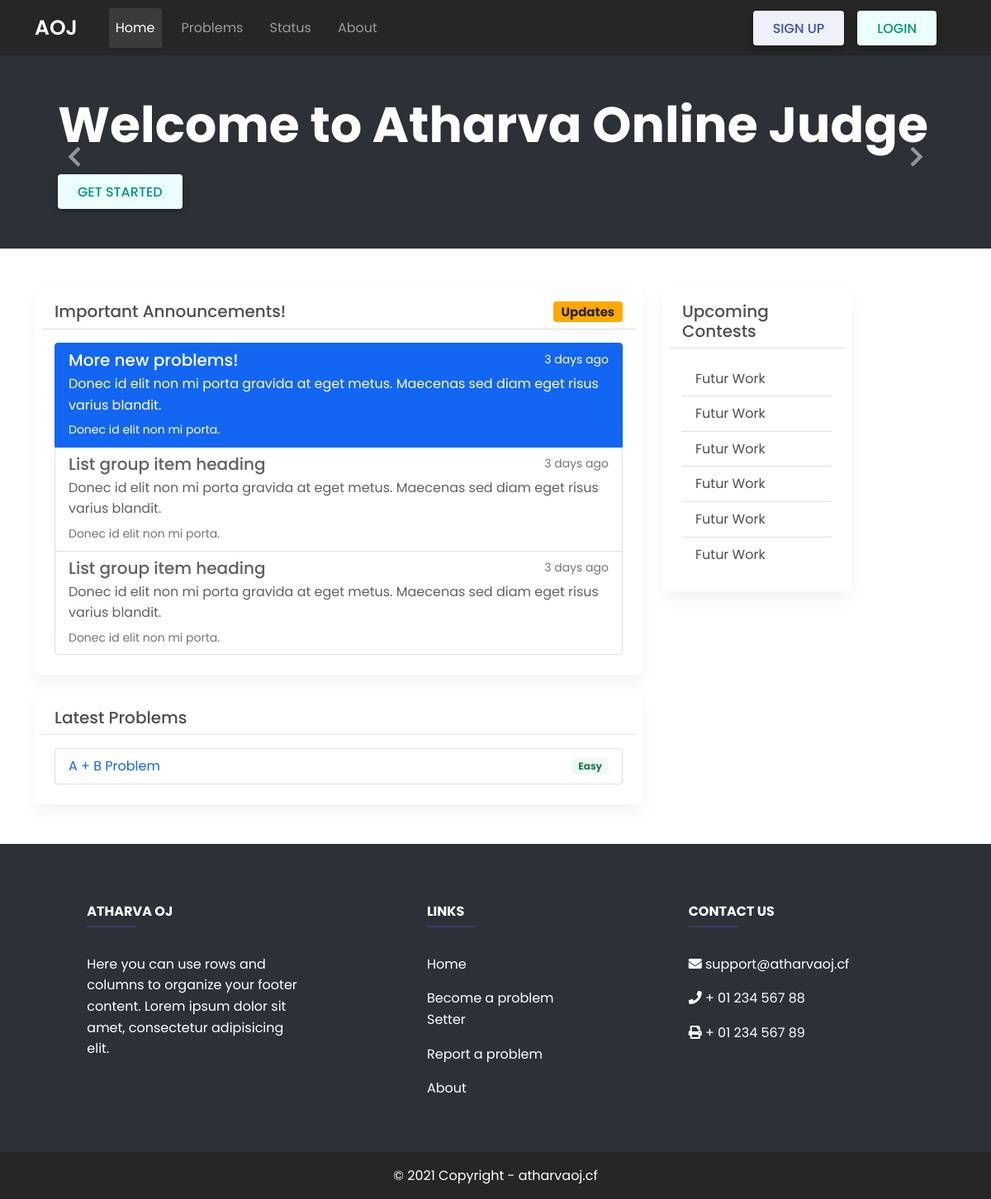
Before: / with the older database file.
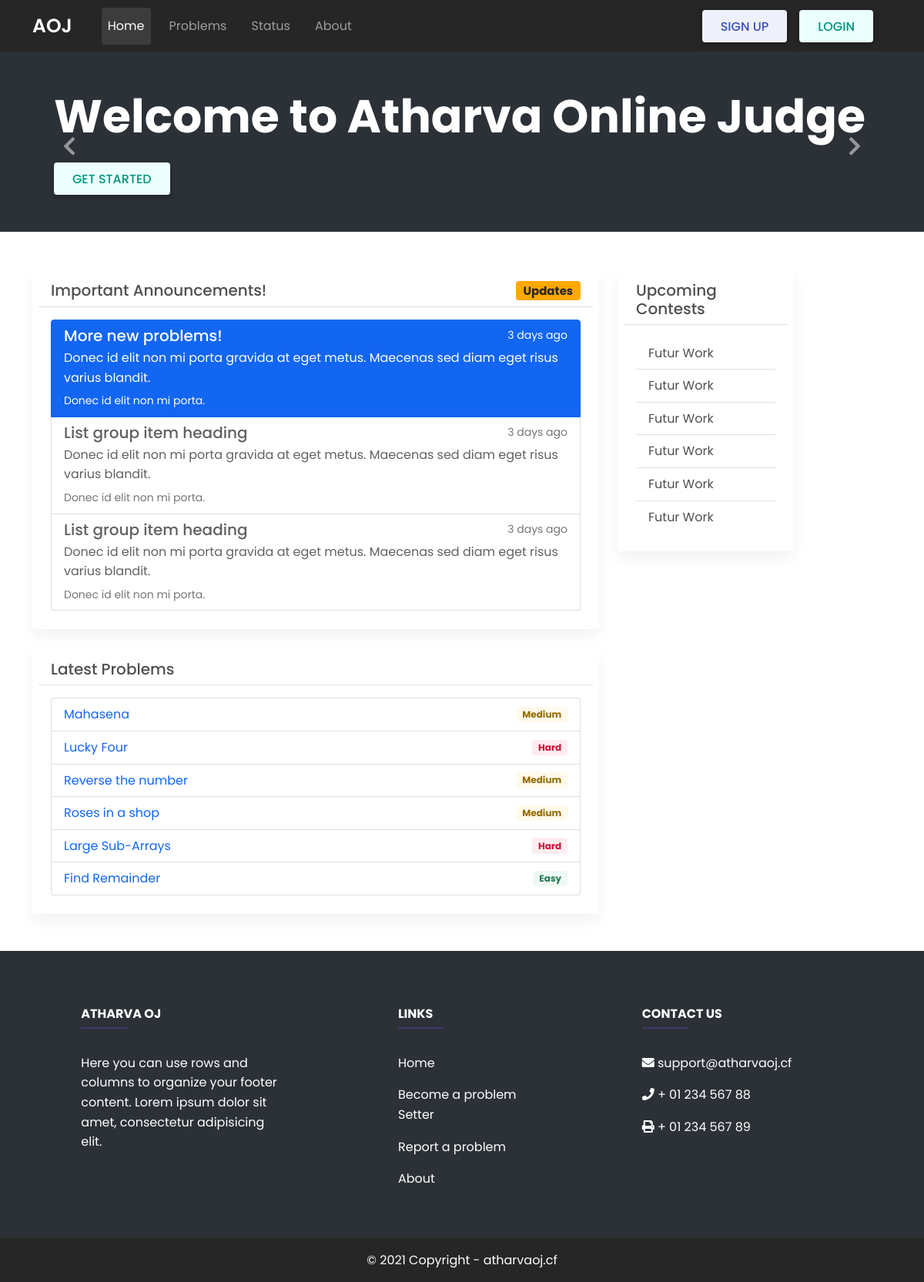
After: the same page with the newer database file.
### judge/models.py (models this page shows, shortened)
class Problems(models.Model):
    title = models.TextField()
    problem_statement = models.TextField()
    input_data = models.TextField()
    output_data = models.TextField()
    test_cases = models.TextField()
    correct_output = models.TextField()
    difficulty = models.IntegerField()
    time_limit = models.IntegerField() #inseconds
    class Meta:
        verbose_name_plural = "Problems"

### judge/views.py (the view)
# urls.py: 2. Add a URL to urlpatterns:  path('', views.home, name='home')
def home(request):
    last5 = Problems.objects.all().order_by('-id')[:6]
    diff = {'1': '<span class="badge bg-success">Easy</span>',
            '2': '<span class="badge bg-warningl">Medium</span>',
            '3': '<span class="badge bg-danger">Hard</span>'
    }
    return render(request, "pages/home.html", {'last5': last5, 'df': diff}, status=200)

### templates/pages/home.html (shortened to what this page needs)
{% extends 'base.html' %}
{% block content %}
{% include 'navbar.html' %}
<div id="carouselExampleControls" class="carousel slide" data-mdb-ride="carousel">
  <div class="carousel-inner">
    <div class="carousel-item active">
      <section class="hero">
        <div class="hero-inner">
        <h1>
        <span class="hero-tagline"> <strong> Welcome to Atharva Online Judge </strong></span>
        </h1>
        <div class="indexbtns">
          <a class="btn is-primary" href="/problems">Get Started</a>
        </div>
        </div>
        </section>
    </div>
  </div>
  <button
    class="carousel-control-prev"
    type="button"
    data-mdb-target="#carouselExampleControls"
    data-mdb-slide="prev"
  >
    <span class="carousel-control-prev-icon" aria-hidden="true"></span>
  </button>
  <button
    class="carousel-control-next"
    type="button"
    data-mdb-target="#carouselExampleControls"
    data-mdb-slide="next"
  >
    <span class="carousel-control-next-icon" aria-hidden="true"></span>
  </button>
</div>
<section class="container mt-5">
<div class="row">
  <div class="col-md-8">
  <div class="card w-100 p-2 mb-4">
  <h5 class="card-header d-flex justify-content-between align-items-center">Important Announcements! <span class="badge bg-warning text-dark">Updates</span></h5>
  <div class="card-body">
     <div class="list-group">
  <a href="#" class="list-group-item list-group-item-action active" aria-current="true">
    <div class="d-flex w-100 justify-content-between">
      <h5 class="mb-1">More new problems!</h5>
      <small>3 days ago</small>
    </div>
    <p class="mb-1">
      Donec id elit non mi porta gravida at eget metus. Maecenas sed diam eget risus
      varius blandit.
    </p>
    <small>Donec id elit non mi porta.</small>
  </a>
  <a href="#" class="list-group-item list-group-item-action">
    <div class="d-flex w-100 justify-content-between">
      <h5 class="mb-1">List group item heading</h5>
      <small class="text-muted">3 days ago</small>
    </div>
    <p class="mb-1">
      Donec id elit non mi porta gravida at eget metus. Maecenas sed diam eget risus
      varius blandit.
    </p>
    <small class="text-muted">Donec id elit non mi porta.</small>
  </a>
  <a href="#" class="list-group-item list-group-item-action">
    <div class="d-flex w-100 justify-content-between">
      <h5 class="mb-1">List group item heading</h5>
      <small class="text-muted">3 days ago</small>
    </div>
    <p class="mb-1">
      Donec id elit non mi porta gravida at eget metus. Maecenas sed diam eget risus
      varius blandit.
    </p>
    <small class="text-muted">Donec id elit non mi porta.</small>
  </a>
</div>
  </div>
</div>
  <div class="card w-100 p-2 mb-4">
  <h5 class="card-header">Latest Problems</h5>
  <div class="card-body">
    <ul class="list-group">
     {% autoescape off %}
      {% for i in last5  %}
      <li class="list-group-item d-flex justify-content-between align-items-center"><a href="/problems/{{i.id}}">{{i.title}}</a>
      {% if i.difficulty is 1 %} {{df.1}}{% endif %}
      {% if i.difficulty is 2 %} {{df.2}}{% endif %}
      {% if i.difficulty is 3 %} {{df.3}}{% endif %}
      </li>
      {% endfor %}
      {% endautoescape %}
    </ul>
  </div>
</div>
</div>
  <div class="col-md-4"><div class="row">
  <div class="col-md-8"><div class="card w-100 p-2">
  <h5 class="card-header">Upcoming Contests</h5>
  <div class="card-body">
     <ul class="list-group list-group-flush">
    <li class="list-group-item">Futur Work</li>
    <li class="list-group-item">Futur Work</li>
    <li class="list-group-item">Futur Work</li>
    <li class="list-group-item">Futur Work</li>
    <li class="list-group-item">Futur Work</li>
    <li class="list-group-item">Futur Work</li>
  </div>
</div> </div></div>
</div>
</section>
  {% include 'footer.html' %}
  {% endblock content %}

Changed rows visible on the page:
no longer on this page (row unchanged): Problems: title "A + B Problem", df "Easy"
added Problems: title "Mahasena", df "Medium"
added Problems: title "Lucky Four", df "Hard"
added Problems: title "Reverse the number", df "Medium"
added Problems: title "Roses in a shop", df "Medium"
added Problems: title "Large Sub-Arrays", df "Hard"
added Problems: title "Find Remainder", df "Easy"
